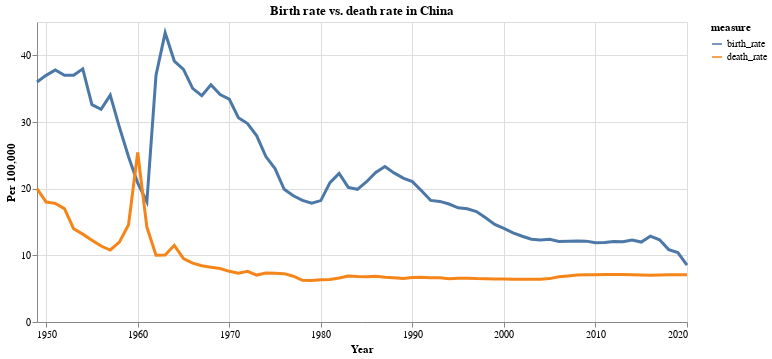

The notebook cell this image was saved under:
### Code cell
alt.Chart(df_melt[df_melt["measure"].isin(rates)]).mark_line(size=3).encode(
    x=alt.X("year:T", axis=alt.Axis(tickCount=9), title="Year"),
    y=alt.Y("value", axis=alt.Axis(tickCount=5, title="Per 100,000")),
    color="measure",
).properties(width=650, title="Birth rate vs. death rate in China")

### Figure 1 — Vega-Lite specification as saved in the notebook (floating-point values rounded to 4 significant figures; data arrays with more than 128 entries replaced by an {"elided": "..."} marker saying what was removed)
{"config": {"view": {"continuousWidth": 400, "continuousHeight": 300}}, "data": {"name": "data-2f047f9f405e8bbe092593ef36e31d17"}, "mark": {"type": "line", "size": 3}, "encoding": {"color": {"type": "nominal", "field": "measure"}, "x": {"type": "temporal", "axis": {"tickCount": 9}, "field": "year", "title": "Year"}, "y": {"type": "quantitative", "axis": {"tickCount": 5, "title": "Per 100,000"}, "field": "value"}}, "title": "Birth rate vs. death rate in China", "width": 650, "$schema": "https://vega.github.io/schema/vega-lite/v4.8.1.json", "datasets": {"data-2f047f9f405e8bbe092593ef36e31d17": {"elided": "144 records"}}}
